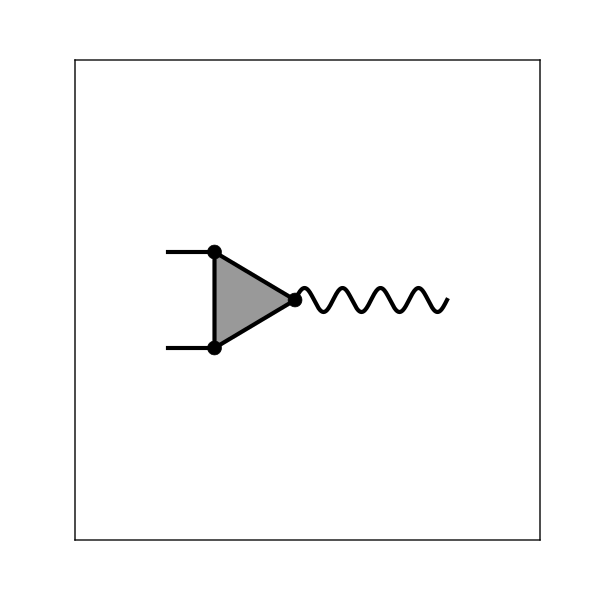

Write Python code to recreate this figure.
"""
Create two lines. One straight and one elliptic.
"""

import unittest
import os
import time

import numpy as np
import matplotlib.pyplot as plt

from ..core import Diagram

from . import TestDiagram

basename = os.path.splitext(os.path.basename(__file__))[0]

class TestOperator(TestDiagram):

    def test_triangle(self):

        fig = plt.figure(figsize=(6,6))
        ax = fig.add_subplot(111)
        
        ax.set_xlim(0,1)
        ax.set_ylim(0,1)
        ax.set_xticks([])
        ax.set_yticks([])
        
        dia = Diagram(ax)

        v1 = dia.verticle(xy=(.2,.6), marker='')
        v2 = dia.verticle(xy=(.2,.4), marker='')

        v3 = dia.verticle(xy=(.3,.6))
        v4 = dia.verticle(xy=(.3,.4))

        l1 = dia.line(v1, v3)
        l2 = dia.line(v2, v4)

        v5 = dia.verticle(xy=(.3 + .2 * np.sqrt(3) / 2, .5))

        triangle = dia.operator([v3, v4, v5])

        v6 = dia.verticle(xy=(.8, .5), marker='')
        l3 = dia.line(v5, v6, linetype='wiggly', nwiggles=4)
        
        dia.plot()

        self.show_pdf(basename)
